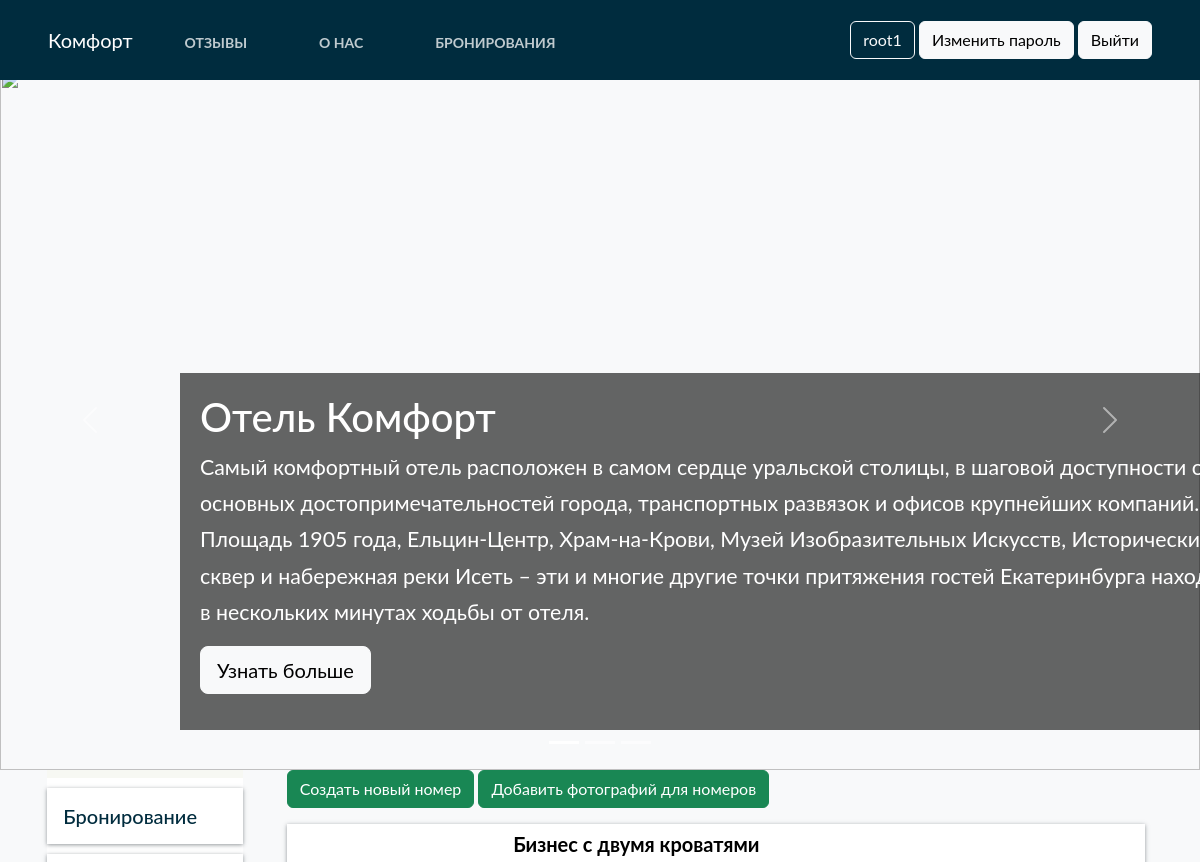
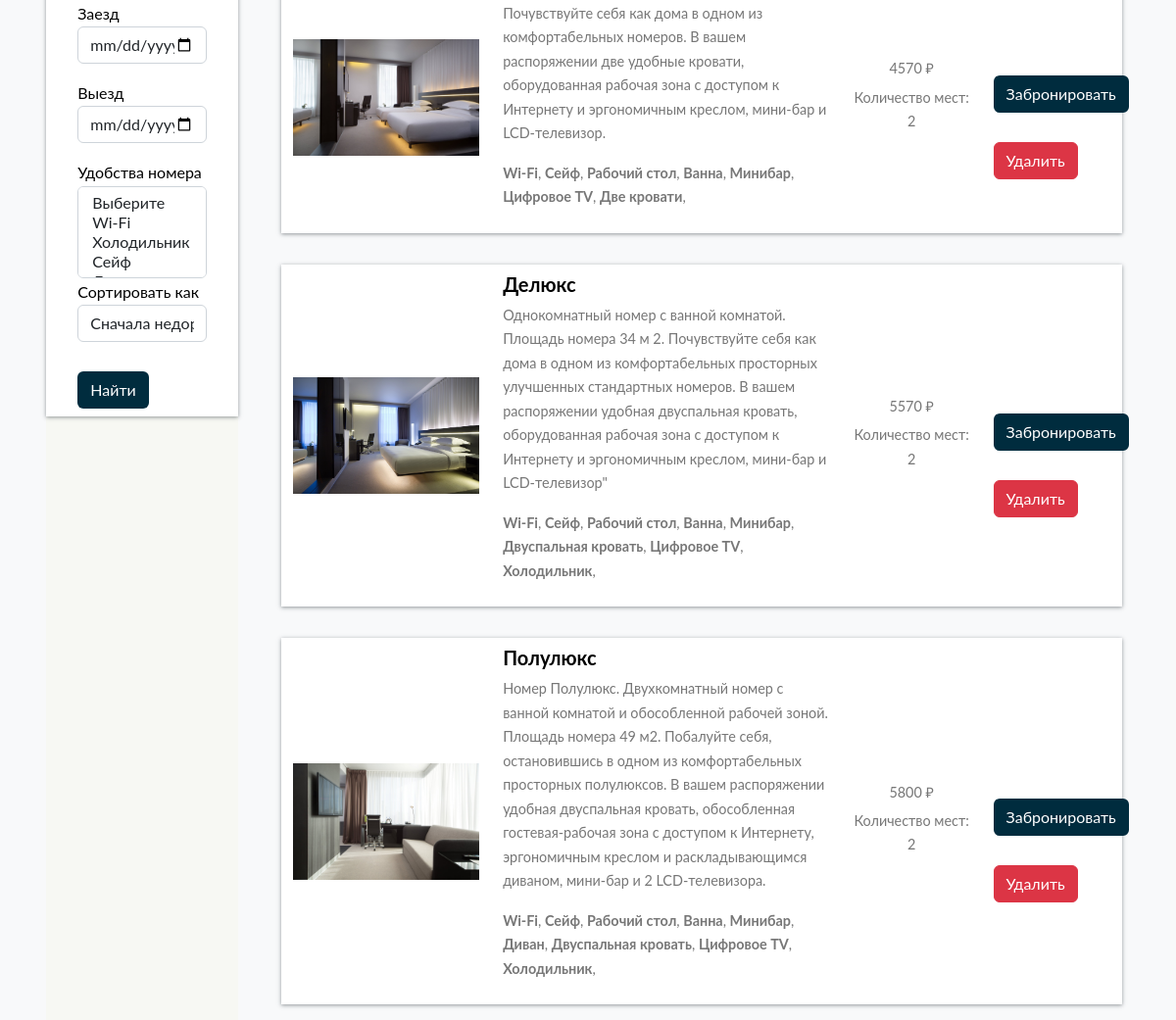
The app's page / (signed in) with its own data (2 pictures, top to bottom).
### home/models.py (models this page shows, shortened)
class BaseModel(models.Model):
    uid = models.UUIDField(default=uuid.uuid4   , editable=False , primary_key=True)
    created_at = models.DateField(auto_now_add=True)
    updated_at = models.DateField(auto_now_add=True)
    class Meta:
        abstract = True

class Hotel(BaseModel):
    hotel_name = models.CharField(max_length=100)
    hotel_price = models.IntegerField()
    description = models.TextField(max_length=500)
    amenities = models.ManyToManyField(Amenities)
    room_count = models.IntegerField(default=1)
    people_capacity = models.IntegerField(default=0)

class HotelImages(BaseModel):
    hotel= models.ForeignKey(Hotel ,related_name="images", on_delete=models.CASCADE)
    images = models.ImageField(upload_to="hotels")

class Amenities(BaseModel):
    amenity_name = models.CharField(max_length=100)

### home/views.py (the view)
# urls.py: path('', home, name='home'),
def home(request):
    amenities_objs = Amenities.objects.all()
    hotels_objs = Hotel.objects.all()
    sort_by = request.GET.get('sort_by')
    search = request.GET.get('search')
    amenities = request.GET.getlist('amenities')
    print(amenities)
    if sort_by:
        if sort_by == 'ASC':
            hotels_objs = hotels_objs.order_by('hotel_price')
        elif sort_by == 'DSC':
            hotels_objs = hotels_objs.order_by('-hotel_price')
    if search:
        hotels_objs = hotels_objs.filter(
            Q(hotel_name__icontains = search) |
            Q(description__icontains = search) )
    if len(amenities):
        hotels_objs = hotels_objs.filter(amenities__amenity_name__in = amenities).distinct()
    context = {'amenities_objs' : amenities_objs , 'hotels_objs' : hotels_objs , 'sort_by' : sort_by
    , 'search' : search , 'amenities' : amenities}
    return render(request , 'home.html' ,context)

### templates/home.html (shortened to what this page needs)
{% extends "base.html" %}
{%  block start %}
<div id="myCarousel" class="carousel slide" data-bs-ride="carousel" style="height: 700px; margin-top:70px">
    <div class="carousel-indicators">
      <button type="button" data-bs-target="#myCarousel" data-bs-slide-to="0" aria-label="Slide 1" class="active" aria-current="true"></button>
      <button type="button" data-bs-target="#myCarousel" data-bs-slide-to="1" aria-label="Slide 2" class=""></button>
      <button type="button" data-bs-target="#myCarousel" data-bs-slide-to="2" aria-label="Slide 3"></button>
    </div>
    <div class="carousel-inner">
      <div class="carousel-item active">
        <img class="bd-placeholder-img" width="100%" height="700px" src="http://i.share.pho.to/51c1b5fb_o.jpeg" aria-hidden="true" preserveAspectRatio="xMidYMid slice" focusable="false"><rect width="100%" height="100%" fill="#777"></rect></img>
        <div class="container">
          <div class="carousel-caption text-start">
              <div style="background: rgba(0, 0, 0, .6); padding: 20px;width:1100px">
            <h1 style="">Отель Комфорт</h1>
            <p style="font-size:16pt">Самый комфортный отель расположен в самом сердце уральской столицы, в шаговой доступности
                от основных достопримечательностей города, транспортных развязок и офисов крупнейших компаний.
                Площадь 1905 года, Ельцин-Центр, Храм-на-Крови, Музей Изобразительных Искусств, Исторический сквер и
                набережная реки Исеть – эти и многие другие точки притяжения гостей Екатеринбурга находятся в нескольких минутах
                ходьбы от отеля.</p>
            <p style=""><a class="btn btn-lg btn-light" href="{% url 'aboutpage' %}">Узнать больше</a></p>
            </div>
          </div>
        </div>
      </div>
    </div>
    <button class="carousel-control-prev" type="button" data-bs-target="#myCarousel" data-bs-slide="prev">
      <span class="carousel-control-prev-icon" aria-hidden="true"></span>
    </button>
    <button class="carousel-control-next" type="button" data-bs-target="#myCarousel" data-bs-slide="next">
      <span class="carousel-control-next-icon" aria-hidden="true"></span>
    </button>
  </div>
<div class="container-fluid" style="display: flex;">
    <section class="search-container col-2" style="background:#f7f8f3; margin-left:3%;">
        <div class="container">
            <div class="row">
                    <div class="col-lg-12">
                    <div class="row mt-2 justify-content-between">
                        <div class="filter-card">
                            <h5 style="color:#002c3e">Бронирование</h5>
                            <form action="#">
                                <div class="row form-group">
                                    <div class="col-md-12">
                                        <label for="mintopay">Заезд</label>
                                        <p>
                                            <input type="date" name="checkin" id="checkin" class="form-control">
                                        </p>
                                    </div>
                                    <div class="col-md-12">
                                        <label for="maxtopay">Выезд</label>
                                        <p>
                                            <input type="date" name="checkout" id="checkout" class="form-control">
                                        </p>
                                    </div>
                                </div>
                        <div class="">
                            <div class="form-inline">
                               <label class="" for="exampleFormControlSelect1">Удобства номера</label>
                                <select name="amenities" class="form-control" multiple>
                                <option value="">Выберите</option>
                                {% for amenities_obj in amenities_objs %}
                                <option {% if amenities_obj.amenity_name in amenities  %} selected {%endif%}value="{{amenities_obj.amenity_name}}">{{amenities_obj.amenity_name}}</option>
                                    {% endfor %}
                            </select>
                            </div>
                        </div>
                        <div class="form-inline">
                            <label class="" for="exampleFormControlSelect1">Сортировать как</label>
                            <select class="form-control" name="sort_by" id="exampleFormControlSelect1">
                                <option {% if sort_by == 'ASC' %} selected {%endif %} value="ASC">Сначала недорогие</option>
                            </select>
                        </div>
                            <div class="">
                                <button style="margin-top:30px;  background-color:#002c3e; color:white;" type="submit" class="btn">Найти</button>
                            </div>
                        </form>
                    </div>
                 </div>
            </div>
         </div>
        </div>
    </section>
    <div class="container-fluid col-9" style="display: flex;flex-wrap: wrap;">
        <div class="">
        <a class="btn btn-success" href="{% url 'new-hotel' %}">Создать новый номер</a>
        <a class="btn btn-success" href="{% url 'addgallery' %}">Добавить фотографий для номеров</a>
        </div>
         {% for hotels_obj in hotels_objs %}
        <div class="row search-card-result" style="align-items: center">
            <div class="col-md-3">
                    <a href="/hotel-detail/{{hotels_obj.uid}}">
                        <img class="img-fluid" src="/media/{{hotels_obj.images.first.images}}" alt="Card image cap">
                    </a></div>
                    <div class="col-md-5">
                        <h5><a style="text-decoration:none; color: black" href="/hotel-detail/{{hotels_obj.uid}}">{{hotels_obj.hotel_name}}</a></h5>
                        <p>
                            {{hotels_obj.description}}
                        </p>
                        <p>
                            {%for amenitie in hotels_obj.amenities.all %}
                            <b>{{amenitie.amenity_name}}</b>,
                            {% endfor %}
                        </p>
                    </div>
                    <div class="col-md-2 border-left text-center more-offers">
                        <p>{{hotels_obj.hotel_price}} ₽</p>
                        <p>Количество мест: {{hotels_obj.people_capacity}}</p>
                    </div>
                    <div style="margin-top:30px" class="col-md-1 border-left text-center more-offers">
                        <a  href="/hotel-detail/{{hotels_obj.uid}}">
                            <button style="margin-top:30px;  background-color:#002c3e; color:white;" class="btn">Забронировать</button>
                        </a>
                        <a  href="/delete/hotel/{{hotels_obj.uid}}">
                            <button style="margin-top:30px;"  class="btn btn-danger">Удалить</button>
                        </a>
                    </div>
            </div>
        {% endfor %}
        </div>
</div>
{% endblock %}

### templates/base.html (shortened to what this page needs)
<!doctype html>
<html lang="en">
  <head>
    <link href="https://cdn.jsdelivr.net/npm/bootstrap@5.2.0-beta1/dist/css/bootstrap.min.css" rel="stylesheet">
</head>
  <body class="bg-light">
<nav class="navbar navbar-expend-md fixed-top px-5" style="background:#002c3e; height: 80px;">
    <div class="nav">
    <a class="navbar-brand" href="/" style="color:white;">Комфорт</a>
     <ul class="nav">
      <li class="nav-item">
        <a class="nav-link nav-link-ltr" style="color:white;margin-top:5px;" href="{% url 'article_list' %}">Отзывы</a>
      </li>
      <li class="nav-item">
        <a class="nav-link nav-link-ltr" style="color:white; margin-top:5px;" href="{% url 'aboutpage' %}">О нас</a>
        </li>
         {% if user.is_staff %}
      <li class="nav-item">
        <a class="nav-link nav-link-ltr" style="color:white; margin-top:5px;" href="{% url 'booking' %}">Бронирования</a>
        </li>
         {% endif %}
    </ul>
        </div>
        <div class="navbar" id="navbarCollapse">
            {% if user.is_authenticated %}
            <form class="form-inline ml-auto">
                <a class="btn btn-outline-light" href="{% url 'profile' %}" disabled>{{ user.username }}</a>
                <a class="btn btn-light" href="{% url 'password_change' %}">Изменить пароль</a>
                <a class="btn btn-light" href="{% url 'logout' %}">Выйти</a>
            </form>
            {% else %}
                <form class="form-inline ml-auto">
                    <a href="{% url 'login' %}" class="btn btn-light">Войти</a>
                    <a href="{% url 'signup' %}" class="btn btn-light">Регистрация</a>
                </form>
            {% endif %}
        </div>
</nav>
      {% block start %}
      {% endblock %}
  </body>
</html>

### templates/base.html (style rules this page uses)
body { font-family: "Lato", Arial, sans-serif; font-weight: 400; font-size: 16px; line-height: 1.7; background: #fff; color: #777; height: 100%; overflow: auto; }
.search-card-result { box-shadow: 0px 1px 4px rgba(41, 51, 57, 0.5); margin: 1rem 0; padding: 0.5rem 0; background-color: #fff; }
.search-card-result h5 { font-style: 1.1rem; font-weight: 700; }
.search-card-result p { font-size: 0.9rem; }
.search-card-result .more-offers p { margin-bottom: 0.3rem; }
.filter-card { padding: 0; background: #fff; color: black; }
.filter-card h5 { margin: 10px 0; padding: 1rem; box-shadow: 0px 1px 4px rgba(41, 51, 57, 0.5); color: #000; }
.filter-card form { box-shadow: 0px 1px 4px rgba(41, 51, 57, 0.5); padding: 0.5rem 2rem; }
.nav-link-ltr { font-weight: bold; font-size: 14px; text-transform: uppercase; text-decoration: none; margin: 0px 20px; display: inline-block; position: relative; opacity: 0.75; }
.nav-link::before { transition: 300ms; height: 10px; content: ""; position: absolute; background-color: white; }
.nav-link-ltr::before { width: 0%; bottom: -4px; }

### records on screen
Hotel: images.first.images (picture), hotel_name "Бизнес с двумя кроватями", description "Почувствуйте себя как дома в одном из комфортабельных номеров. В вашем распоряжении две удобные кровати, оборудованная рабочая зона с доступом к Интернету и эргономичным креслом, мини-бар и LCD-телевизор.", hotel_price "4570", people_capacity "2"
Amenities: amenity_name "Wi-Fi"
Amenities: amenity_name "Сейф"
Amenities: amenity_name "Рабочий стол"
Amenities: amenity_name "Ванна"
Amenities: amenity_name "Минибар"
Amenities: amenity_name "Цифровое TV"
Amenities: amenity_name "Две кровати"
Hotel: images.first.images (picture), hotel_name "Делюкс", description "Однокомнатный номер с ванной комнатой. Площадь номера 34 м 2. Почувствуйте себя как дома в одном из комфортабельных просторных улучшенных стандартных номеров. В вашем распоряжении удобная двуспальная кровать, оборудованная рабочая зона с доступом к Интернету и эргономичным креслом, мини-бар и LCD-телевизор\"", hotel_price "5570", people_capacity "2"
Amenities: amenity_name "Двуспальная кровать"
Amenities: amenity_name "Холодильник"
Hotel: images.first.images (picture), hotel_name "Полулюкс", description "Номер Полулюкс. Двухкомнатный номер с ванной комнатой и обособленной рабочей зоной. Площадь номера 49 м2. Побалуйте себя, остановившись в одном из комфортабельных просторных полулюксов. В вашем распоряжении удобная двуспальная кровать, обособленная гостевая-рабочая зона с доступом к Интернету, эргономичным креслом и раскладывающимся диваном, мини-бар и 2 LCD-телевизора.", hotel_price "5800", people_capacity "2"
Amenities: amenity_name "Диван"

### other values on screen
{{ user.username }} "root1"
